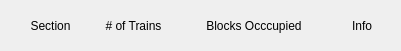
   <widget class="QWidget" name="horizontalLayoutWidget">
    <property name="geometry">
     <rect>
      <x>9</x>
      <y>60</y>
      <width>401</width>
      <height>51</height>
     </rect>
    </property>
    <layout class="QHBoxLayout" name="RedLineHeadersLayout">
     <item>
      <widget class="QLabel" name="RedSection">
       <property name="sizePolicy">
        <sizepolicy hsizetype="Fixed" vsizetype="Preferred">
         <horstretch>0</horstretch>
         <verstretch>0</verstretch>
        </sizepolicy>
       </property>
       <property name="minimumSize">
        <size>
         <width>75</width>
         <height>0</height>
        </size>
       </property>
       <property name="text">
        <string>Section</string>
       </property>
       <property name="alignment">
        <set>Qt::AlignCenter</set>
       </property>
      </widget>
     </item>
     <item>
      <widget class="QLabel" name="RedTrainCount">
       <property name="sizePolicy">
        <sizepolicy hsizetype="Fixed" vsizetype="Preferred">
         <horstretch>0</horstretch>
         <verstretch>0</verstretch>
        </sizepolicy>
       </property>
       <property name="minimumSize">
        <size>
         <width>75</width>
         <height>0</height>
        </size>
       </property>
       <property name="text">
        <string># of Trains</string>
       </property>
       <property name="alignment">
        <set>Qt::AlignCenter</set>
       </property>
      </widget>
     </item>
     <item>
      <widget class="QLabel" name="RedOcc">
       <property name="sizePolicy">
        <sizepolicy hsizetype="Fixed" vsizetype="Preferred">
         <horstretch>0</horstretch>
         <verstretch>0</verstretch>
        </sizepolicy>
       </property>
       <property name="minimumSize">
        <size>
         <width>150</width>
         <height>0</height>
        </size>
       </property>
       <property name="text">
        <string>Blocks Occcupied</string>
       </property>
       <property name="alignment">
        <set>Qt::AlignCenter</set>
       </property>
      </widget>
     </item>
     <item>
      <widget class="QLabel" name="RedInfo">
       <property name="sizePolicy">
        <sizepolicy hsizetype="Fixed" vsizetype="Preferred">
         <horstretch>0</horstretch>
         <verstretch>0</verstretch>
        </sizepolicy>
       </property>
       <property name="minimumSize">
        <size>
         <width>50</width>
         <height>0</height>
        </size>
       </property>
       <property name="text">
        <string>Info</string>
       </property>
       <property name="alignment">
        <set>Qt::AlignCenter</set>
       </property>
      </widget>
     </item>
    </layout>
   </widget>
